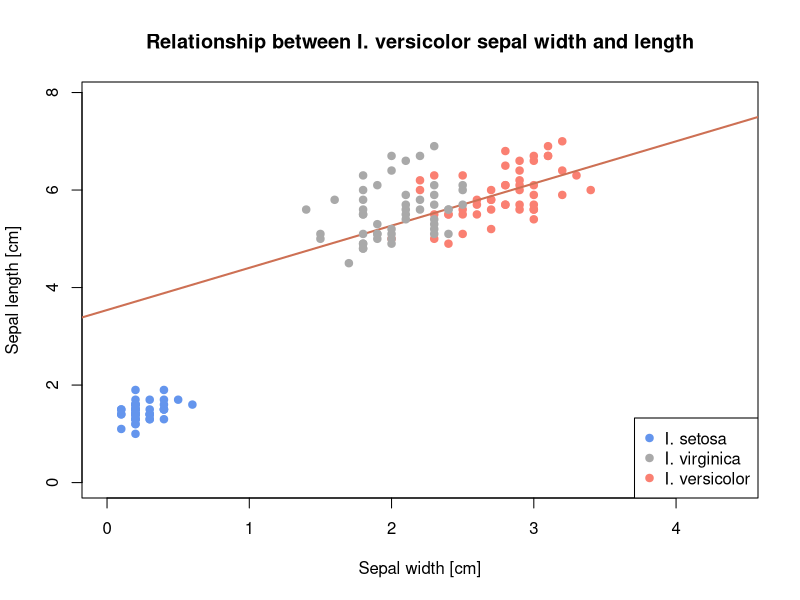

Write the R code that produced this figure. (Note: this script raises an error after producing the figure.)
# Task 1: 
# Select I. versicolor and plot correlation between petal width and length with base r graphics. Include a regression line and make sure axis titles are meaningful.  
# create subset for I. setosa
versicolor <- iris[iris$Species == "versicolor", ]

# explicitly provide x and y axis

plot(x = versicolor$Sepal.Width, y = versicolor$Sepal.Length, pch = 19, col = 'salmon',
     xlab = 'Sepal width [cm]', ylab = 'Sepal length [cm]',
     main = 'Relationship between I. versicolor sepal width and length',
     xlim = c(0,max(iris$Sepal.Width)),
     ylim = c(0,max(iris$Sepal.Length)))

# add regression line
abline(lm(versicolor$Sepal.Length ~ versicolor$Sepal.Width), col = 'salmon3', lwd = 2)

# add other species
setosa <- iris[iris$Species == "setosa", ]
virginica <- iris[iris$Species == "virginica", ]

points(x = setosa$Petal.Width, y = setosa$Petal.Length, col = 'CornFlowerBlue', pch = 19)
points(x = virginica$Petal.Width, y = virginica$Petal.Length, col = 'darkgrey', pch = 19)

# add legend
legend("bottomright", 
       legend = c("I. setosa", "I. virginica", "I. versicolor"), 
       col = c("CornFlowerBlue", "darkgrey", "salmon"), 
       pch = c(19, 19, 19))


# Save the graphic in folder `/graphics`.  
# They can save the image, open a quartz window and sve that or export straight using pdf, png etc.
  
# Task 2: Load the survey data set `data/surveys_pract3_correct.csv`.  

survey_data <- read.table("data/surveys_pract3.txt", header = T, sep = "\t", na.strings = "", stringsAsFactors = TRUE)
complete.cases(survey_data)

# How do you want to deal with `NA` values? (?complete.cases)  
# Kick them out
survey_data <- na.omit(survey_data)

# What could be interesting relationships?  ggplot
require(ggplot2)
str(survey_data)
p <- ggplot(data = survey_data, mapping = aes(x = weight, y = hindfoot_length, color = species_id))
p + geom_point() + theme_classic() + xlab("weight [kg]") + ylab("hindfoot length [cm]")


# Task 3: Let's have a look at mobility data in 2020 and 2021 compared to 2019. Download the data sets for [long distance public transport](https://damariszurell.github.io/EEC-R-prep/data/mobility_public_transport.csv) and [general daily mobility in the federal states of Germany](https://damariszurell.github.io/EEC-R-prep/data/daily_mobility_germany.csv). <!-- NOTE: include ref: https://www.destatis.de/DE/Service/EXDAT/Datensaetze/mobilitaetsindikatoren-mobilfunkdaten.html -->

# * Investigate both data sets: What information can you find in these data sets? What differences are there in the data sets? 
mobility_daily <- read.csv("data/daily_mobility_germany.csv")
mobility_pt <- read.csv("data/mobility_public_transport.csv")
str(mobility_daily)
str(mobility_pt)

# Which transport type denoted the biggest decrease compared to the same day in 2019? On which days?
min(mobility_pt$Train, na.rm = TRUE)
min(mobility_pt$Road, na.rm = TRUE)
min(mobility_pt$Flight, na.rm = TRUE)

f_min <- min(mobility_pt$Flight, na.rm = TRUE)

mobility_pt$Day[mobility_pt$Flight == f_min]

# Plot the change in long distance public transport for all types of transports in one graph. Make sure to have meaningful titles for the x- and y-axis. Include a legend for the three different types of public transport. Do you need to transform the column for 'Day'? Check `str()`. Google is your friend for solving this problem.

# Base method

str(mobility_pt)
mobility_pt$Day <- as.Date(mobility_pt$Day)
plot(x = mobility_pt$Day, y = mobility_pt$Road, ylim = c(-100, 15), type = "l", xlab = "Date", ylab = "Diff same day 2019 [%]")
lines(x = mobility_pt$Day, y = mobility_pt$Flight, lty = 2)
lines(x = mobility_pt$Day, y = mobility_pt$Train, lty = 3)
legend("topright", c("road", "flight", "train"), lty = c(1,2,3))

# Are there differences in the daily mobility between the different federal states of Germany? Which federal state had the strongest decrease? Is there even a state which had a strong increase?  

boxplot(mobility_daily$Daily.mobility ~ mobility_daily$State) # Mc pom



# Plot the change in daily mobility for each state. Is there a way to have a multi-panel plot so each state will appear in a single subplot? (hint: use the ggplot2 cheatsheet)

require(ggplot2)
mobility_daily$Day <- as.Date(mobility_daily$Day)
ggplot(mobility_daily, aes(x = Day, y = Daily.mobility)) + geom_line() + facet_wrap(~State) + xlab("d")